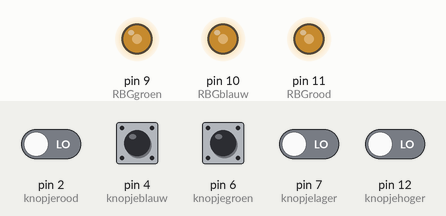
Bench run of a sketch on a simulated Arduino Uno, built with avr-gcc and run on an emulated ATmega328P. On the bench: output pins drawn as LEDs (lit = HIGH). The inputs (shaded band) are chosen by the test bench; at power-on: pin 2 (knopjerood), pin 4 (knopjeblauw), pin 6 (knopjegroen), pin 7 (knopjelager), pin 12 (knopjehoger) LOW.

Above: at 1.2 s.
1.3 s: pin 2 (knopjerood) driven HIGH and pin 7 (knopjelager) driven HIGH
At 3.4 s:
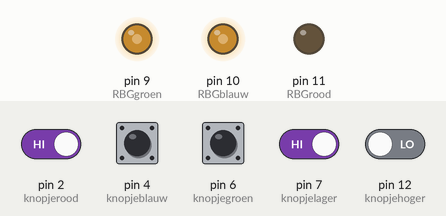
4.3 s: pin 4 (knopjeblauw) pulled HIGH for 1 s
At 5.9 s:
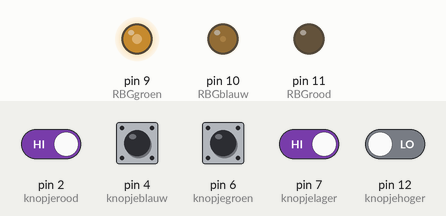
6.8 s: pin 6 (knopjegroen) pulled HIGH for 1 s
At 8.8 s:
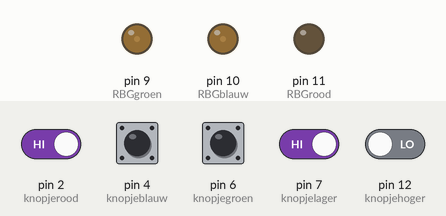
9.3 s: pin 4 (knopjeblauw) pulled HIGH for 1 s
At 9.46 s:
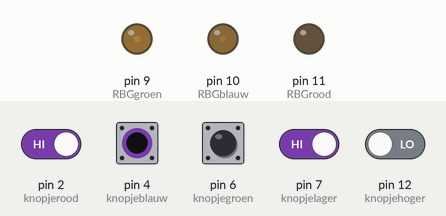
11.8 s: pin 6 (knopjegroen) pulled HIGH for 1 s
At 11.95 s:
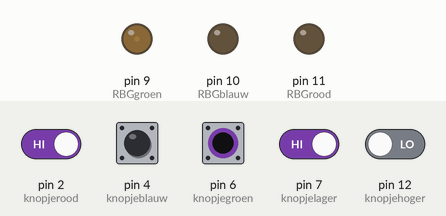
14.3 s: pin 7 (knopjelager) driven LOW and pin 12 (knopjehoger) driven HIGH
At 18.0 s:
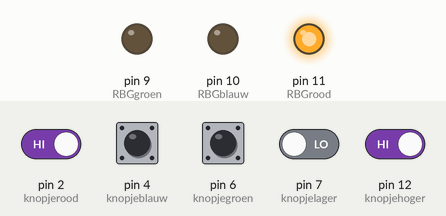
Timing chart, 0 to 18.3 s (numbered marks = the images above; inputs shaded):
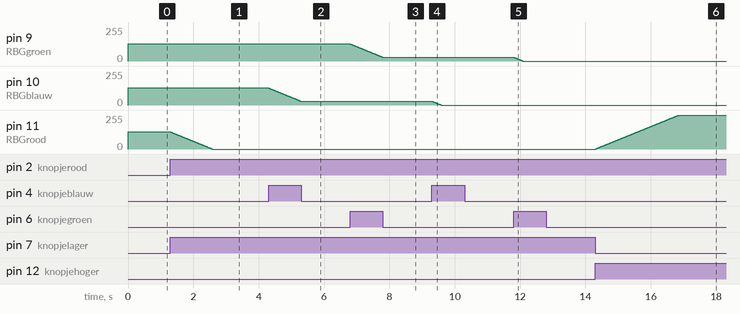

The sketch:

RGB_lampjes_hard_en_zacht.ino
```cpp
const int knopjerood = 2;
const int knopjeblauw = 4;
const int knopjegroen = 6;
const int knopjelager = 7;
const int knopjehoger = 12;
const int RBGrood = 11;
const int RBGblauw = 10;
const int RBGgroen = 9;
int roodsterkte = 128;
int blauwsterkte = 128;
int groensterkte = 128;
const int stap = 1;

void setup() {
  // put your setup code here, to run once:
  pinMode (knopjerood, INPUT);
  pinMode (knopjeblauw, INPUT);
  pinMode (knopjegroen, INPUT);
  pinMode (knopjelager, INPUT);
  pinMode (knopjehoger, INPUT);
  pinMode (RBGrood, OUTPUT);
  pinMode (RBGblauw, OUTPUT);
  pinMode (RBGgroen, OUTPUT);
}

void loop() {
  // put your main code here, to run repeatedly:
  int knopjeroodstatus = digitalRead (knopjerood);
  int knopjeblauwstatus = digitalRead (knopjeblauw);
  int knopjegroenstatus = digitalRead (knopjegroen);
  int knopjelagerstatus = digitalRead (knopjelager);
  int knopjehogerstatus = digitalRead (knopjehoger);

  if (knopjeroodstatus == HIGH) {
    if (knopjelagerstatus == HIGH) {
      roodsterkte = roodsterkte - stap;
    }
    if (knopjehogerstatus == HIGH) {
      roodsterkte = roodsterkte + stap;
    }
  }
  if (knopjeblauwstatus == HIGH) {
    if (knopjelagerstatus == HIGH) {
      blauwsterkte = blauwsterkte - stap;
    }
    if (knopjehogerstatus == HIGH) {
      blauwsterkte = blauwsterkte + stap;
    }
  }
  if (knopjegroenstatus == HIGH) {
    if (knopjelagerstatus == HIGH) {
      groensterkte = groensterkte - stap;
    }
    if (knopjehogerstatus == HIGH) {
      groensterkte = groensterkte + stap;
    }
  }
  roodsterkte = constrain(roodsterkte, 0, 255);
  groensterkte = constrain(groensterkte, 0, 255);
  blauwsterkte = constrain(blauwsterkte, 0, 255);

  analogWrite (RBGrood, roodsterkte);
  analogWrite (RBGblauw, blauwsterkte);
  analogWrite (RBGgroen, groensterkte);
  delay (10);
}
```

Measured:
- after the input at 1.3 s, pin 11 (RBGrood): moves from 128/255 to 0/255 over 1.3 s, starting at once
- after the input at 4.3 s, pin 10 (RBGblauw): moves from 128/255 to 28/255 over 1.0 s, starting at once
- after the input at 6.8 s, pin 9 (RBGgroen): moves from 128/255 to 29/255 over 0.99 s, starting at once
- after the input at 9.3 s, pin 10 (RBGblauw): moves from 28/255 to 0/255 over 0.27 s, starting at once
- after the input at 11.8 s, pin 9 (RBGgroen): moves from 29/255 to 0/255 over 0.28 s, starting at once
- after the input at 14.3 s, pin 11 (RBGrood): moves from 0/255 to 255/255 over 2.6 s, starting at once
